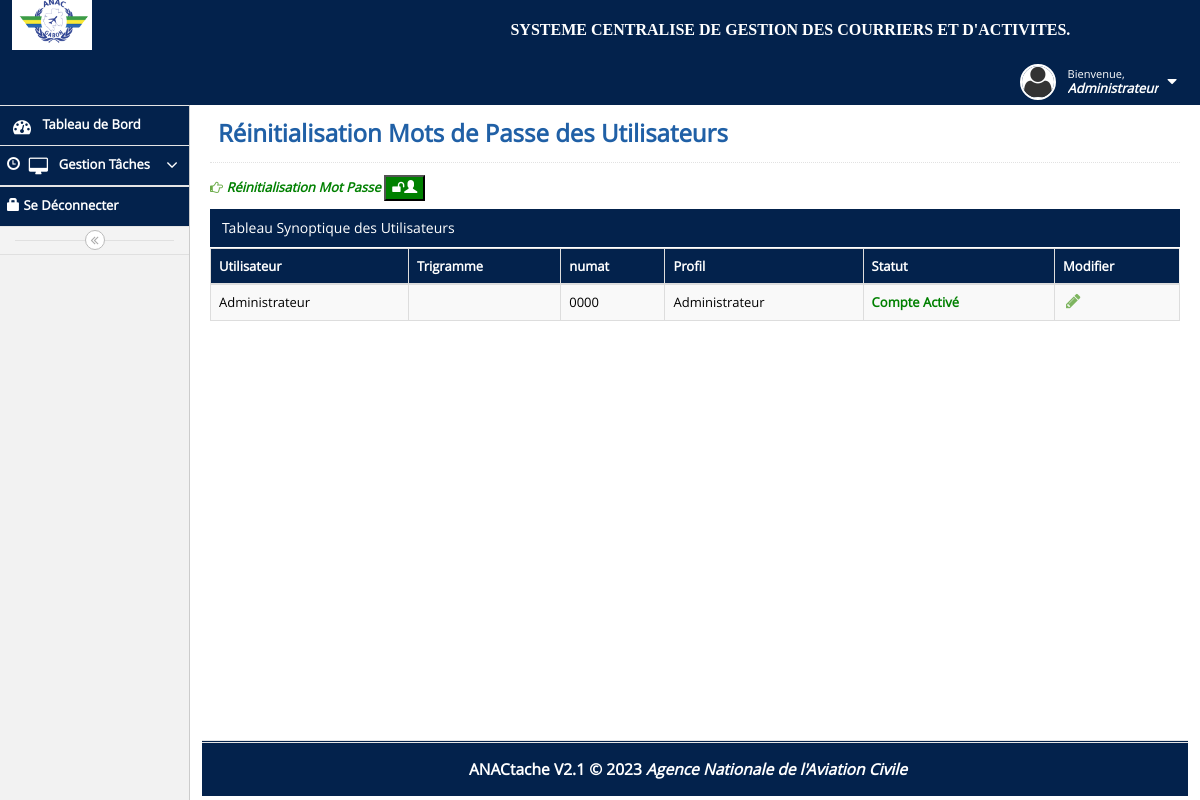
Screenshot of /ANAC/reinitialiser_mot_passe_user.php (signed in) with the database file from the repository.
### tables this page shows
CREATE TABLE `user_anacstat` (
  `numat` int(4) UNSIGNED ZEROFILL NOT NULL,
  `pwd` varchar(255) NOT NULL,
  `profil` varchar(20) NOT NULL,
  `pconnexion` varchar(3) NOT NULL COMMENT 'pour activer desactiver compte',
  `nomag` varchar(150) NOT NULL,
  `prenag` varchar(100) NOT NULL,
  `trigram_user` varchar(3) NOT NULL COMMENT 'pour mettre les trigram de celui qui a etablie lotorisation',
  `idattributache` int(4) NOT NULL COMMENT 'POUR INSERER ID ATTRIBUTAIRE TACHE'
);

### ANAC/reinitialiser_mot_passe_user.php (the view, shortened to what this page needs)
<?php
	include('entete.php');
?>
				<?php include('menu.php');?>
				<div class="sidebar-toggle sidebar-collapse" id="sidebar-collapse">
					<i class="ace-icon fa fa-angle-double-left" data-icon1="ace-icon fa fa-angle-double-left" data-icon2="ace-icon fa fa-angle-double-right"></i>
				</div>
			</div>
			<div class="main-content">
				<div class="main-content-inner">
					<div class="page-content">
						<div class="page-header">
							<h1 style="color:#2060a6;font-weight:bold">
								Réinitialisation  Mots de Passe des Utilisateurs
							</h1>
						</div>
						<div class="row">
							<div class="col-xs-12">
								<i class="ace-icon fa fa-hand-o-right icon-animated-hand-pointer green"></i>
									  <B><i style="color:green;font-weight:bold">Réinitialisation Mot Passe  </i></B>
			                        <button title="Réinitialisation Mot Passe" type="button" name="agdemandeur" id="agdemandeur" data-toggle="modal" data-target="#add_data_Modal_ajouter_donnees" style="background-color:green;color:white">
			                            <i class="ace-icon fa fa-unlock"></i><i class="glyphicon glyphicon-user"> </i></button>
								<div class="row">
									<div class="col-xs-12">
										<div class="clearfix">
										</div>
										<div class="table-header" style="background-color:#03224c;color:white">
											Tableau Synoptique des Utilisateurs
										</div>
										 <?php
				                              require_once("../param_connexion_bdd/connexiobddAJAX.php");
				                                $requete="SELECT *
									                        FROM user_anacstat
																		 ORDER BY nomag  ";
				                                $reponse = mysqli_query($db, $requete) or die (mysqli_error($db));
                						 ?>
										<div>
											<table id="dynamic-table" class="table table-striped table-bordered table-hover">
												<thead>
													<tr>
														<th style="background-color:#03224c;color:white">Utilisateur</th>
														<th style="background-color:#03224c;color:white">Trigramme</th>
														<th style="background-color:#03224c;color:white">numat</th>
														<th style="background-color:#03224c;color:white">Profil</th>
														<th style="background-color:#03224c;color:white">Statut</th>
														<th style="background-color:#03224c;color:white">Modifier</th>
													</tr>
												</thead>
												<tbody>
                                                <?php
                                                            while($res=mysqli_fetch_assoc($reponse)){
                                                            	$pconnexion=$res['pconnexion'];
                                                ?>
													<tr>
														<td style="color:black"> <?php echo  $res['prenag'];?>
														                         <?php echo  $res['nomag'];?>
														</td>
														<td style="color:black"> <?php echo  $res['trigram_user'];?></td>
														<td style="color:black"> <?php echo  $res['numat'];?></td>
														<td style="color:black"> <?php echo  $res['profil'];?></td>
														<td style="color:black">
															<?php
			                            							 if ($pconnexion=='0'){
			                                                          echo '<a style="color:red;font-weight:bold" >
			                                                                Compte Temporairement Désactivé</a>';
			                                                                }
			                                               				 else {
			                                                        echo '<a style="color:green;font-weight:bold">
	                                                              Compte Activé</a>'
	                                                       ;}?>
                                                    	</td>
														<td>
															<div class="hidden-sm hidden-xs action-buttons">
															    <a title="Modifier"  class="green" onclick="return confirm('Etes vous sur de vouloir modifier cet utilisateur ?')"
					                                                href="update_utilisateur.php?numat=<?php echo $res['numat'] ?>">
					                                                    <span class="ace-icon fa fa-pencil bigger-130"></span>
					                                            </a>
															</div>
														</td>
														 <?php }?>
													</tr>
												</tbody>
											</table>
										</div>
									</div>
								</div>
							</div>
						</div>
					</div>
				</div>
			</div>
			<?php include('pied.php');?>
		</div>
	</body>
</html>

### rows the page displays
user_anacstat: nomag "Administrateur", numat "0000", profil "Administrateur", pconnexion "Compte Activé"

### other values shown
$_SESSION['user']['nomag'] "Administrateur"
